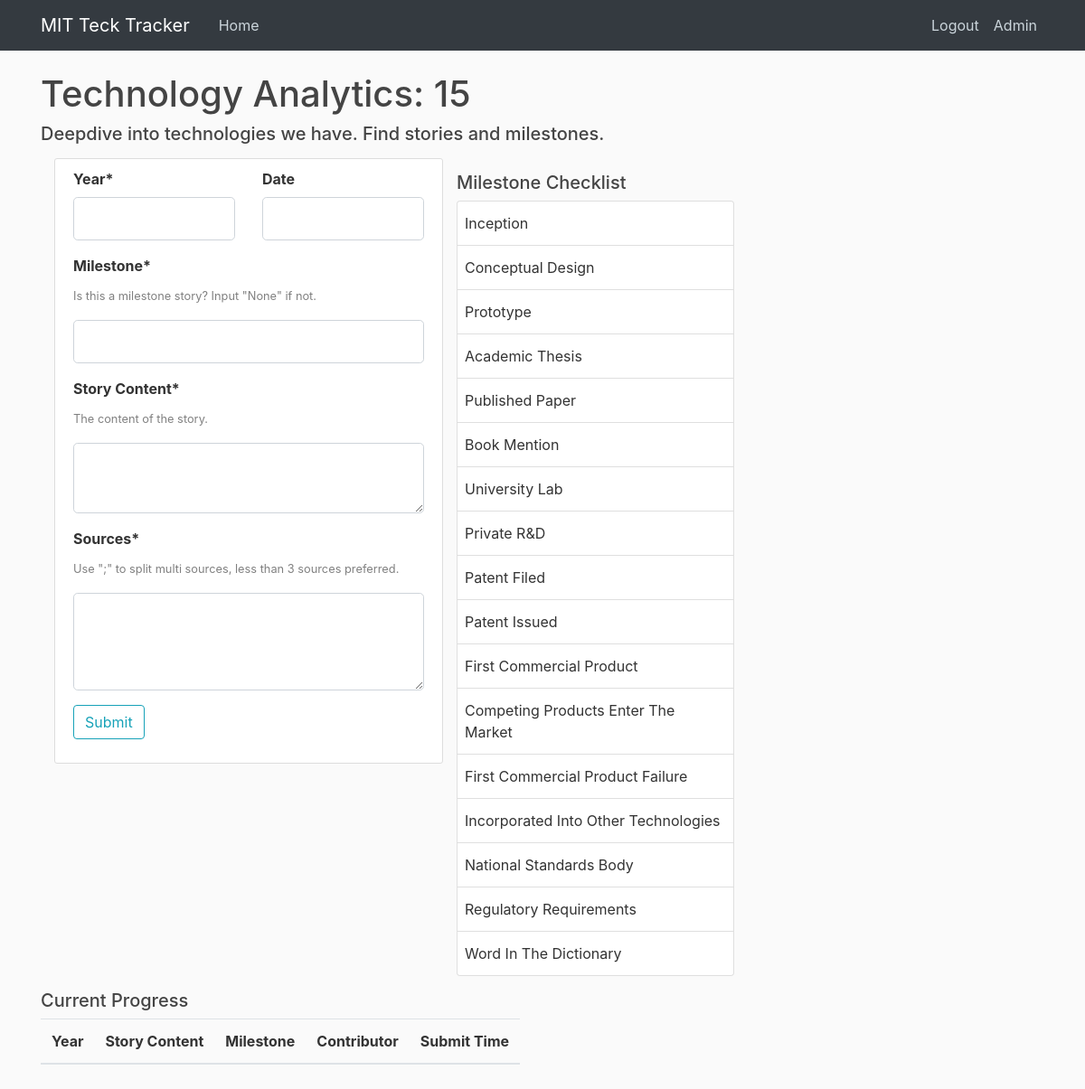
The app's page /tech_analytics/15 (signed in) with its own data.
### tables this page shows
CREATE TABLE "milestones" (
"index" INTEGER,
  "ma_std_name" TEXT,
  "milestone_id" INTEGER,
  "ms_name" TEXT
);

### app.py (the view, shortened to what this page needs)
@app.route("/tech_analytics/<tech>", methods = ['GET', 'POST'])
def tech_analytics(tech):
    db = get_db()
    user = get_current_user()
    if not user:
        return redirect(url_for('login'))
    if user['can_analyse'] == 0:
        flash('No access to TechAnalytics. Please contact administrators', 'danger')
        return redirect(url_for('home'))
    stories_cur = db.execute('''
                            select
                                tsl.milestone, tsl.story_content, tsl.story_year, u.username contributor_name, datetime(tsl.contribute_time,'unixepoch') contribute_time
                            from tech_story_log tsl, users u
                            where tsl.tech_name = ?
                            and tsl.contributor = u.user_id
                            order by tsl.story_year
                            ''', [tech])
    stories_results = stories_cur.fetchall()
    ms_cur = db.execute('''
                            select ms_left.ms_name, ms.milestone_id
                            from milestones ms,
                                 (select distinct m.ms_name
                                  from milestones m

                                  except

                                  select distinct milestone ms
                                  from tech_story_log
                                  where tech_name = ?) ms_left
                            where ms_left.ms_name = ms.ms_name
                            order by ms.milestone_id

                           ''', [tech])
    milestones = ms_cur.fetchall()
    form = TechAnalyticsForm()
    return render_template('tech_analytics.html', title='Technology Analytics', user= user, form=form, milestones = milestones, stories = stories_results, tech=tech)

### forms.py
class TechAnalyticsForm(FlaskForm):
    story_year = IntegerField('Year*')
    story_date = StringField('Date', validators=[Optional(), Regexp(regex =r'(0[1-9]|1[012])[- /.](0[1-9]|[12][0-9]|3[01])',message="Please insert data in mm/dd format")])
    milestone = StringField('Milestone*', validators=[DataRequired()])
    story_content = TextAreaField('Story Content*')
    sources = TextAreaField('Sources*', render_kw={"rows": 3})
    submit = SubmitField('Submit')

### app.py (called while the page is built)
def get_current_user():
    user_result = None
    if 'user' in session:
        user_email = session['user']
        db = get_db()
        user_cur = db.execute('select user_id, email, password, can_scout, can_analyse, can_edit, admin from users where email = ?', [user_email])
        user_result = user_cur.fetchone()
    return user_result

### dbTest.py (called while the page is built)
def connect_db():
    sql = sqlite3.connect(dbpath)
    sql.row_factory = sqlite3.Row
    return sql

def get_db():
    if not hasattr(g, 'sqlite3_db'):
        g.sqlite_db = connect_db()
    return g.sqlite_db

### templates/tech_analytics.html (shortened to what this page needs)
{% extends "layout.html" %}
{% from "show_links.html" import show_links %}
{% block nav %}
{{ show_links(user) }}
{% endblock %}
{% block content %}
<h1>Technology Analytics: {{ tech }}</h1>
<h5>Deepdive into technologies we have. Find stories and milestones.</h5>
<div class="container">
    <form method="POST" action="">
        <div class="row" style = "margin-bottom: 15px; margin-top: 15px">
            <div class="col-sm-6">
                    <div class="content-section">
                      <div class = "row">
                      <div class = "col-sm">
                        <div class="form-group">
                                <b>{{ form.story_year.label(class="form-control-label") }}</b>
                                {% if form.story_year.errors %}
                                    {{ form.story_year(class="form-control form-control-lg is-invalid") }}
                                    <div class="invalid-feedback">
                                        {% for error in form.story_year.errors %}
                                            <span>{{ error }}</span>
                                        {% endfor %}
                                    </div>
                                {% else %}
                                    {{ form.story_year(class="form-control form-control-lg") }}
                                {% endif %}
                        </div>
                      </div>
                      <div class = "col-sm">
                        <div class="form-group">
                                <b>{{ form.story_date.label(class="form-control-label") }}</b>
                                {% if form.story_date.errors %}
                                    {{ form.story_date(class="form-control form-control-lg is-invalid") }}
                                    <div class="invalid-feedback">
                                        {% for error in form.story_date.errors %}
                                            <span>{{ error }}</span>
                                        {% endfor %}
                                    </div>
                                {% else %}
                                    {{ form.story_date(class="form-control form-control-lg") }}
                                {% endif %}
                        </div>
                      </div>
                      </div>
                        <div class="form-group">
                                <b>{{ form.milestone.label(class="form-control-label") }}</b>
                                <p><small><font color="grey">Is this a milestone story? Input "None" if not.</font></small></p>
                                {% if form.milestone.errors %}
                                    {{ form.milestone(class="form-control form-control-lg is-invalid") }}
                                    <div class="invalid-feedback">
                                        {% for error in form.milestone.errors %}
                                            <span>{{ error }}</span>
                                        {% endfor %}
                                    </div>
                                {% else %}
                                    {{ form.milestone(class="form-control form-control-lg") }}
                                {% endif %}
                        </div>
                        <div class="form-group">
                                <b>{{ form.story_content.label(class="form-control-label") }}</b>
                                <p><small><font color="grey">The content of the story.</font></small></p>
                                {% if form.story_content.errors %}
                                    {{ form.story_content(class="form-control form-control-lg is-invalid") }}
                                    <div class="invalid-feedback">
                                        {% for error in form.story_content.errors %}
                                            <span>{{ error }}</span>
                                        {% endfor %}
                                    </div>
                                {% else %}
                                    {{ form.story_content(class="form-control form-control-lg") }}
                                {% endif %}
                        </div>
                        <div class="form-group">
                                <b>{{ form.sources.label(class="form-control-label") }}</b>
                                <p><small><font color="grey">Use ";" to split multi sources, less than 3 sources preferred.</font></small></p>
                                {% if form.sources.errors %}
                                    {{ form.sources(class="form-control form-control-lg is-invalid") }}
                                    <div class="invalid-feedback">
                                        {% for error in form.sources.errors %}
                                            <span>{{ error }}</span>
                                        {% endfor %}
                                    </div>
                                {% else %}
                                    {{ form.sources(class="form-control form-control-lg") }}
                                {% endif %}
                        </div>
                        <div class="form-group">
                            {{ form.submit(class="btn btn-outline-info") }}
                        </div>
                    </div>
            </div>
            <div class="col-sm-4">
                <div class="row" style = "margin-bottom: 15px; margin-top: 15px">
                  <h5>Milestone Checklist</h5>
                  <dic class="list-group">
                    {% for ms in milestones %}
                      <h9 class="list-group-item py-1.5 px-2">{{ ms['ms_name'] }}</h9>
                    {% endfor %}
                  </div>
                </div>
                <div>
                <h5>Current Progress</h5>
                <table id="example" class="table table-responsive-sm" >
                  <thead>
                      <tr>
                          <th>Year</th>
                          <th>Story Content</th>
                          <th>Milestone</th>
                          <th>Contributor</th>
                          <th>Submit Time</th>
                      </tr>
                  </thead>
                </div>
            </div>
        </div>
</div>
{% endblock content %}

### templates/layout.html (shortened to what this page needs)
<!DOCTYPE html>
<html>
<head>
    <link rel="stylesheet" href="https://maxcdn.bootstrapcdn.com/bootstrap/4.0.0/css/bootstrap.min.css">
    <link rel="stylesheet" type="text/css" href="{{ url_for('static', filename='main.css') }}">
</head>
<body>
    <header class="site-header">
      <nav class="navbar navbar-expand-md navbar-dark bg-dark fixed-top">
        <div class="container">
          <a class="navbar-brand mr-4" href="/">MIT Teck Tracker</a>
          <div class="collapse navbar-collapse" id="navbarToggle">
            <div class="navbar-nav mr-auto">
              <a class="nav-item nav-link" href="{{ url_for('home') }}">Home</a>
            </div>
            <div class="navbar-nav">
              {% block nav %}{% endblock %}
            </div>
          </div>
        </div>
      </nav>
    </header>
    <main role="main" class="container">
      <div class="row">
        <div class="col-md-10">
          {% block content %}{% endblock %}
        </div>
    </main>
</body>
</html>

### templates/show_links.html (shortened to what this page needs)
{% macro show_links(user) %}
<ul class="nav navbar-nav">
    {% if user %}
    <li><a class="nav-item nav-link" href="{{ url_for('logout') }}">Logout</a></li>
    {% endif %}
    {% if user['admin'] == 1 %}
    <li><a class="nav-item nav-link" href="{{ url_for('admin') }}">Admin</a></li>
    {% endif %}
</ul>
{% endmacro %}

### static/main.css (style rules this page uses)
body { background: #fafafa; color: #333333; margin-top: 5rem; }
h1, h2, h3, h4, h5, h6 { color: #444444; }
.site-header .navbar-nav .nav-link { color: #cbd5db; }
.content-section { background: #ffffff; padding: 10px 20px; border: 1px solid #dddddd; border-radius: 3px; margin-bottom: 20px; }

### records on screen
milestones: ms_name "Inception"
milestones: ms_name "Conceptual Design"
milestones: ms_name "Prototype"
milestones: ms_name "Academic Thesis"
milestones: ms_name "Published Paper"
milestones: ms_name "Book Mention"
milestones: ms_name "University Lab"
milestones: ms_name "Private R&D"
milestones: ms_name "Patent Filed"
milestones: ms_name "Patent Issued"
milestones: ms_name "First Commercial Product"
milestones: ms_name "Competing Products Enter The Market"
milestones: ms_name "First Commercial Product Failure"
milestones: ms_name "Incorporated Into Other Technologies"
milestones: ms_name "National Standards Body"
milestones: ms_name "Regulatory Requirements"
milestones: ms_name "Word In The Dictionary"

### other values on screen
{{ tech }} "15"
